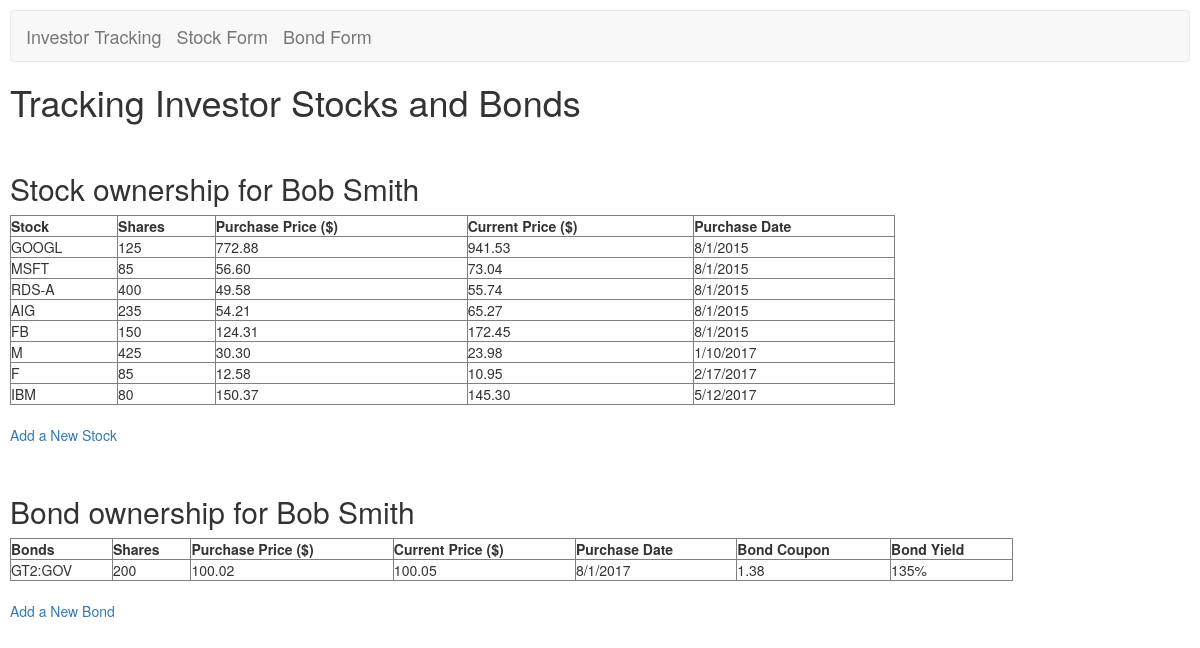
The page / on the database its author committed.
### stocks_app/models.py (models this page shows)
class InvestorTable(models.Model):
    investor_id = models.AutoField(db_column='investor_ID', primary_key=True)  # Field name made lowercase.
    first_name = models.TextField()
    last_name = models.TextField()
    address = models.TextField()
    phone_number = models.TextField()
    class Meta:
        managed = False
        db_table = 'investor_table'

class StockTable(models.Model):
    company_stock_symbol = models.TextField(primary_key=True)
    number_of_stocks_owned = models.TextField()
    purchase_price = models.TextField()
    current_price = models.TextField()
    purchase_date = models.TextField()
    stock_investor_id = models.IntegerField(db_column='stock_investor_ID')  # Field name made lowercase.
    class Meta:
        managed = False
        db_table = 'stock_table'

class BondTable(models.Model):
    company_stock_symbol = models.TextField(primary_key=True)
    number_of_stocks_owned = models.TextField()
    purchase_price = models.TextField()
    current_price = models.TextField()
    purchase_date = models.TextField()
    bond_coupon = models.TextField()
    bond_yield = models.TextField()
    bond_investor_id = models.IntegerField(db_column='bond_investor_ID')  # Field name made lowercase.
    class Meta:
        managed = False
        db_table = 'bond_table'

### stocks_app/views.py (the view)
# urls.py: url(r'^$', views.index, name='index'),
def index(request):
	investorObject = InvestorTable.objects.get(investor_id=1)
	stockObjects = StockTable.objects.all()
	bondObjects = BondTable.objects.all()
	context = {'stocks': stockObjects, 'investor': investorObject, 'bonds': bondObjects}
	return render(request, 'stocks_app/index.html', context)

### stocks_app/templates/stocks_app/index.html
{% extends "stocks_app/base.html" %}
{% block content %}
<br/>
<h2>Stock ownership for {{investor.first_name}} {{investor.last_name}}</h2>
<table style="width:75%" border=1>
	<tr>
		<th>Stock</th>
		<th>Shares</th>
		<th>Purchase Price ($)</th>
		<th>Current Price ($)</th>
		<th>Purchase Date</th>
	</tr>
	{% for stock in stocks %}
		<tr>
			<td>{{stock.company_stock_symbol}}</td>
			<td>{{stock.number_of_stocks_owned}}</td>
			<td>{{stock.purchase_price}}</td>
			<td>{{stock.current_price}}</td>
			<td>{{stock.purchase_date}}</td>
		</tr>
	{% empty %}
	<p>No stocks found</p>
	{% endfor %}
</table>
<br/>
<p><a href="{% url 'stocks_app:stock_form' %}">Add a New Stock</a></p>
<br/>
<h2>Bond ownership for {{investor.first_name}} {{investor.last_name}}</h2>
<table style="width:85%" border=1>
	<tr>
		<th>Bonds</th>
		<th>Shares</th>
		<th>Purchase Price ($)</th>
		<th>Current Price ($)</th>
		<th>Purchase Date</th>
		<th>Bond Coupon</th>
		<th>Bond Yield</th>
	</tr>
		{% for bond in bonds %}
		<tr>
			<td>{{bond.company_stock_symbol}}</td>
			<td>{{bond.number_of_stocks_owned}}</td>
			<td>{{bond.purchase_price}}</td>
			<td>{{bond.current_price}}</td>
			<td>{{bond.purchase_date}}</td>
			<td>{{bond.bond_coupon}}</td>
			<td>{{bond.bond_yield}}</td>
		</tr>
	{% empty %}
	<p>No bonds found</p>
	{% endfor %}
</table>
<br/>
<p><a href="{% url 'stocks_app:bond_form' %}">Add a New Bond</a></p>
{% endblock content %}

### stocks_app/templates/stocks_app/base.html (shortened to what this page needs)
{% load bootstrap3 %}
<!DOCTYPE html>
<html lang="en">
<head>
	{% bootstrap_css %}
</head>
<body style="padding:10px;" >
	<nav class="navbar navbar-default">
		<div class="container navbar-nav" id="navbar">
			<ul class="nav navbar-nav">
				<li class="nav-item">
					<a class="navbar-brand nav-link" href="{% url 'stocks_app:index' %}">Investor Tracking</a>
				</li>
				<li class="nav-item">
					<a class="navbar-brand nav-link" href="{% url 'stocks_app:stock_form' %}">Stock Form</a>
				</li>
				<li class="nav-item">
					<a class="navbar-brand nav-link" href="{% url 'stocks_app:bond_form' %}">Bond Form</a>
				</li>
			</ul>
		</div>
	</nav>
<h1>Tracking Investor Stocks and Bonds</h1>
{% block content %}{% endblock content %}
</body>
</html>

### rows shown on the page
InvestorTable: first_name "Bob", last_name "Smith"
StockTable: company_stock_symbol "GOOGL", number_of_stocks_owned "125", purchase_price "772.88", current_price "941.53", purchase_date "8/1/2015"
StockTable: company_stock_symbol "MSFT", number_of_stocks_owned "85", purchase_price "56.60", current_price "73.04", purchase_date "8/1/2015"
StockTable: company_stock_symbol "RDS-A", number_of_stocks_owned "400", purchase_price "49.58", current_price "55.74", purchase_date "8/1/2015"
StockTable: company_stock_symbol "AIG", number_of_stocks_owned "235", purchase_price "54.21", current_price "65.27", purchase_date "8/1/2015"
StockTable: company_stock_symbol "FB", number_of_stocks_owned "150", purchase_price "124.31", current_price "172.45", purchase_date "8/1/2015"
StockTable: company_stock_symbol "M", number_of_stocks_owned "425", purchase_price "30.30", current_price "23.98", purchase_date "1/10/2017"
StockTable: company_stock_symbol "F", number_of_stocks_owned "85", purchase_price "12.58", current_price "10.95", purchase_date "2/17/2017"
StockTable: company_stock_symbol "IBM", number_of_stocks_owned "80", purchase_price "150.37", current_price "145.30", purchase_date "5/12/2017"
BondTable: company_stock_symbol "GT2:GOV", number_of_stocks_owned "200", purchase_price "100.02", current_price "100.05", purchase_date "8/1/2017", bond_coupon "1.38", bond_yield "135%"
